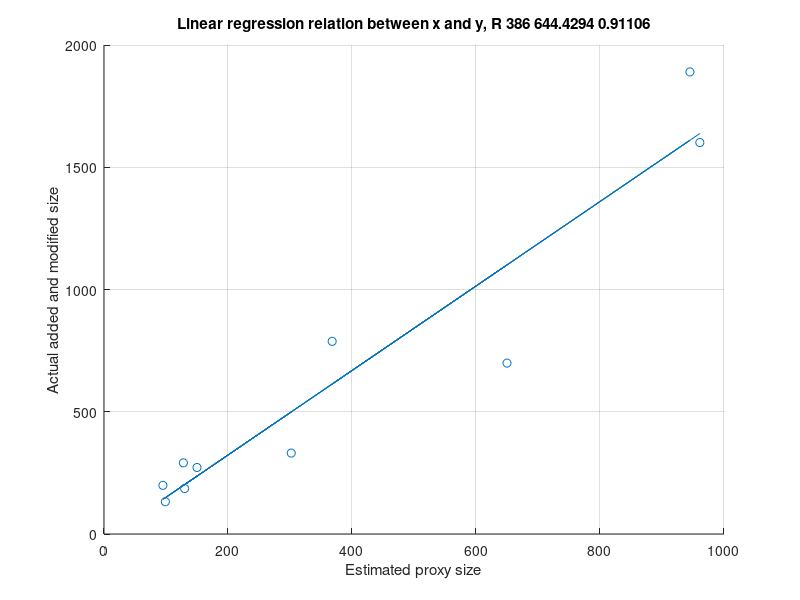

Recreate this plot in MATLAB.
clear, clc

x = [
1 130;
1 650;
1 99;
1 150;
1 128;
1 302;
1 95;
1 945;
1 368;
1 961;
]

%y = [
%15.0
%69.9
%6.5
%22.4
%28.4
%65.9
%19.4
%198.7
%38.8
%138.2
%]

y = [
186;
699;
132;
272;
291;
331;
199;
1890;
788;
1601;
]

b = x\y;
b = b.'

b1 = b(2)
b0 = b(1)

xserie = x(:,2)
xserie
yCalc = b0 + b1*xserie
yCalc

scatter(xserie, y)
hold on
plot(xserie, yCalc)

xlabel('Estimated proxy size')
ylabel('Actual added and modified size')

xk = 386
yk = b0 + b1 * xk
xk
yk

# calculo de R^2
R2 = 1 - sum((y - yCalc).^2)/sum((y - mean(y)).^2)
R2

mytitle = ['Linear regression relation between x and y, R ' num2str(xk) ' ' num2str(yk) ' ' num2str(R2)]
mytitle 
title(mytitle)
grid on